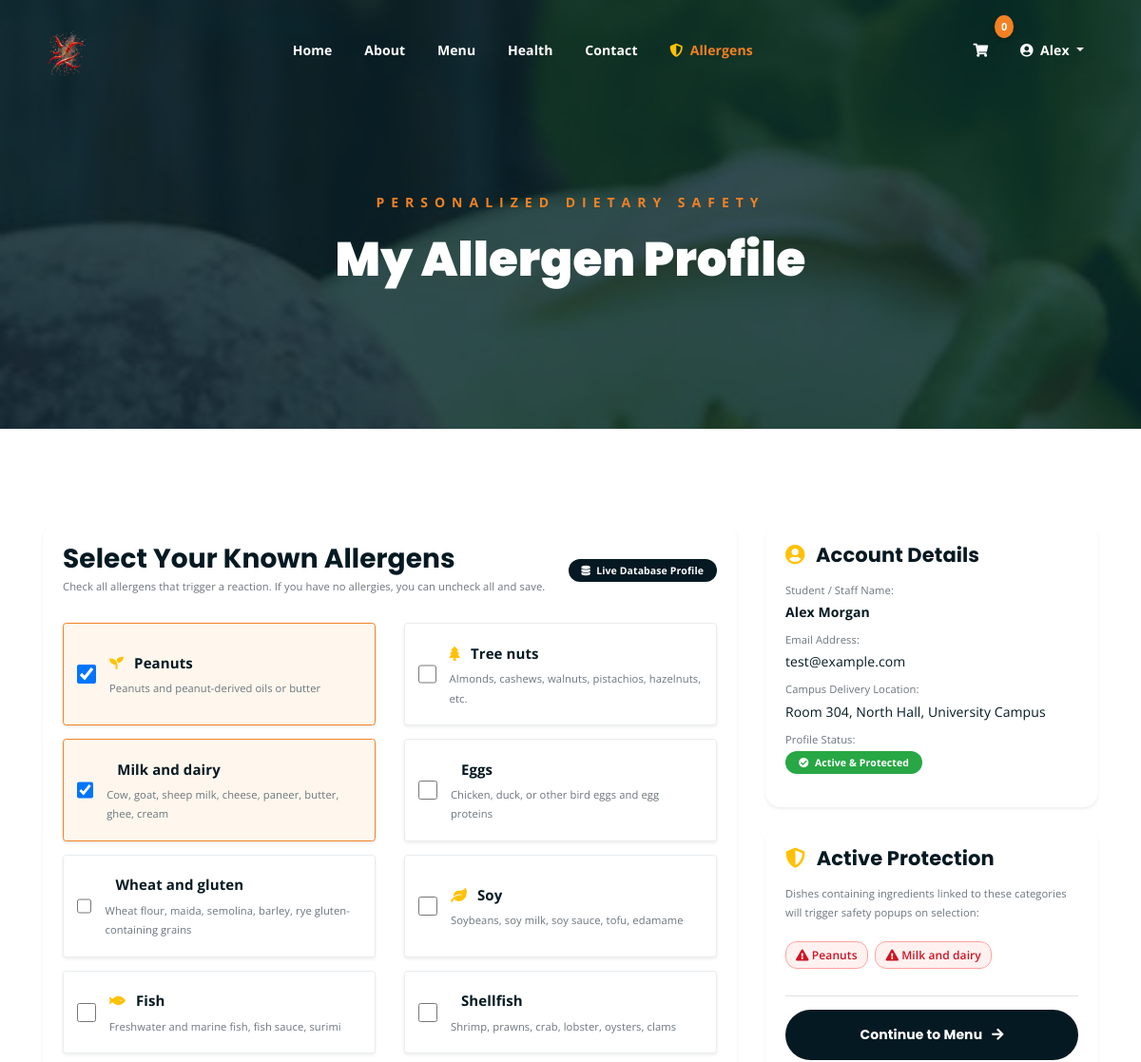
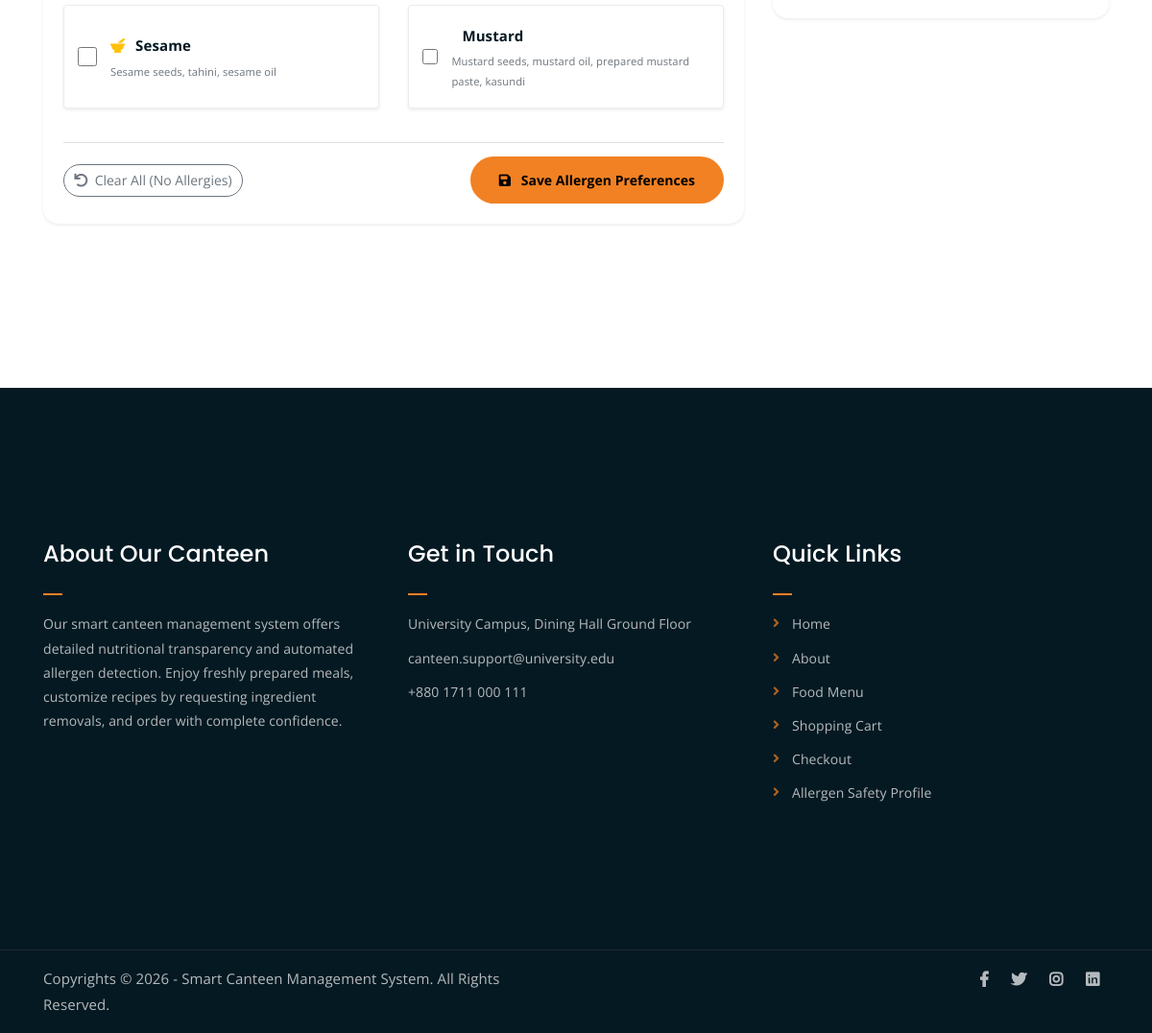
The app's page /profile.php (signed in) with its own data (2 pictures, top to bottom).
### tables this page shows
CREATE TABLE `users` (
    `id` INT AUTO_INCREMENT PRIMARY KEY,
    `name` VARCHAR(100) NOT NULL,
    `email` VARCHAR(150) NOT NULL UNIQUE,
    `password_hash` VARCHAR(255) NOT NULL,
    `phone` VARCHAR(30) NULL,
    `address` TEXT NULL,
    `allergen_profile_completed` TINYINT(1) NOT NULL DEFAULT 0,
    `created_at` TIMESTAMP DEFAULT CURRENT_TIMESTAMP,
    `updated_at` TIMESTAMP DEFAULT CURRENT_TIMESTAMP ON UPDATE CURRENT_TIMESTAMP
);

CREATE TABLE `allergens` (
    `id` INT AUTO_INCREMENT PRIMARY KEY,
    `name` VARCHAR(100) NOT NULL UNIQUE,
    `slug` VARCHAR(100) NOT NULL UNIQUE,
    `description` TEXT NULL,
    `icon` VARCHAR(50) NULL DEFAULT 'fas fa-exclamation-triangle',
    `created_at` TIMESTAMP DEFAULT CURRENT_TIMESTAMP
);

### config/db.php (called while the page is built, shortened)
<?php
function get_db_connection(): PDO {
    static $pdo = null;
    if ($pdo === null) {
        $dsn = "mysql:host=" . DB_HOST . ";port=" . DB_PORT . ";dbname=" . DB_NAME . ";charset=utf8mb4";
        $options = [
            PDO::ATTR_ERRMODE            => PDO::ERRMODE_EXCEPTION,
            PDO::ATTR_DEFAULT_FETCH_MODE => PDO::FETCH_ASSOC,
            PDO::ATTR_EMULATE_PREPARES   => false,
        ];
        try {
            $pdo = new PDO($dsn, DB_USER, DB_PASS, $options);
        } catch (PDOException $e) {
            error_log("Database connection error: " . $e->getMessage());
            die(json_encode([
                'success' => false,
                'message' => 'Database connection failed. Please ensure MySQL is running.'
            ]));
        }
    }
    return $pdo;
}
function is_logged_in(): bool {
    return !empty($_SESSION['user_id']);
}
function current_user(): ?array {
    return [
        'id'    => $_SESSION['user_id'],
        'name'  => $_SESSION['user_name'] ?? 'User',
        'email' => $_SESSION['user_email'] ?? '',
    ];
}
function get_current_user_profile(): ?array {
    $pdo = get_db_connection();
    $stmt = $pdo->prepare("SELECT id, name, email, phone, address, allergen_profile_completed FROM users WHERE id = ?");
    $stmt->execute([$_SESSION['user_id']]);
    $profile = $stmt->fetch();
    return $profile ?: null;
}
function get_cart_total_units(): int {
    $pdo = get_db_connection();
    if (is_logged_in()) {
        $userId = $_SESSION['user_id'];
        $stmt = $pdo->prepare("
            SELECT COALESCE(SUM(ci.quantity), 0) AS total_units
            FROM carts c
            JOIN cart_items ci ON c.id = ci.cart_id
            WHERE c.user_id = ?
        ");
        $stmt->execute([$userId]);
        $row = $stmt->fetch();
        return (int)($row['total_units'] ?? 0);
    }
}
function e($str): string {
    return htmlspecialchars((string)$str, ENT_QUOTES, 'UTF-8');
}

### profile.php (the view, shortened to what this page needs)
<?php
require_once __DIR__ . '/config/db.php';
$currentPage = 'profile';
$pdo = get_db_connection();
$userId = $_SESSION['user_id'];
$returnUrl = $_GET['return'] ?? '';
$stmtAll = $pdo->query("SELECT id, name, slug, description, icon FROM allergens ORDER BY id ASC");
$allAllergens = $stmtAll->fetchAll();
$stmtUser = $pdo->prepare("SELECT allergen_id FROM user_allergens WHERE user_id = ?");
$stmtUser->execute([$userId]);
$savedAllergenIds = $stmtUser->fetchAll(PDO::FETCH_COLUMN);
$userProfile = get_current_user_profile();
include __DIR__ . '/includes/header.php';
?>
	<div class="breadcrumb-section breadcrumb-bg">
		<div class="container">
			<div class="row">
				<div class="col-lg-8 offset-lg-2 text-center">
					<div class="breadcrumb-text">
						<p>Personalized Dietary Safety</p>
						<h1>My Allergen Profile</h1>
					</div>
				</div>
			</div>
		</div>
	</div>
	<div class="mt-100 mb-150">
		<div class="container">
			<div class="row">
				<div class="col-lg-8">
					<div class="card shadow-sm border-0 p-4 mb-4" style="border-radius: 16px;">
                        <div class="d-flex justify-content-between align-items-center mb-3">
                            <div>
                                <h3 class="font-weight-bold mb-1" style="color: #051922;">Select Your Known Allergens</h3>
                                <p class="text-muted small mb-0">Check all allergens that trigger a reaction. If you have no allergies, you can uncheck all and save.</p>
                            </div>
                            <span class="badge badge-primary px-3 py-2" style="background:#051922; border-radius: 20px;">
                                <i class="fas fa-database mr-1"></i> Live Database Profile
                            </span>
                        </div>
                        <form id="allergenProfileForm">
                            <div class="row mt-3">
                                <?php foreach ($allAllergens as $alg): ?>
                                    <?php $isChecked = in_array((int)$alg['id'], $savedAllergenIds, true); ?>
                                    <div class="col-md-6 mb-3">
                                        <label class="allergen-card d-flex align-items-center p-3 border rounded shadow-sm h-100"
                                               style="cursor: pointer; transition: all 0.2s; background: <?php echo $isChecked ? '#fff7ed' : '#ffffff'; ?>; border-color: <?php echo $isChecked ? '#F28123' : '#e9ecef'; ?> !important;">
                                            <input type="checkbox" name="allergens[]" value="<?php echo $alg['id']; ?>"
                                                   class="allergen-cb mr-3" style="width: 20px; height: 20px; cursor: pointer;"
                                                   <?php echo $isChecked ? 'checked' : ''; ?>>
                                            <div>
                                                <div class="font-weight-bold" style="color: #051922; font-size: 15px;">
                                                    <i class="<?php echo e($alg['icon'] ?: 'fas fa-exclamation-circle'); ?> mr-2 text-warning"></i>
                                                    <?php echo e($alg['name']); ?>
                                                </div>
                                                <div class="text-muted small mt-1">
                                                    <?php echo e($alg['description']); ?>
                                                </div>
                                            </div>
                                        </label>
                                    </div>
                                <?php endforeach; ?>
                            </div>
                            <div class="d-flex justify-content-between align-items-center mt-4 pt-3 border-top">
                                <button type="button" class="btn btn-outline-secondary" id="btnClearAllergenChecks" style="border-radius: 25px;">
                                    <i class="fas fa-undo mr-1"></i> Clear All (No Allergies)
                                </button>
                                <button type="submit" class="boxed-btn black border-0" id="btnSaveProfile" style="background: #F28123; border-radius: 30px; font-weight: 700; cursor: pointer; padding: 12px 30px;">
                                    <i class="fas fa-save mr-2"></i> Save Allergen Preferences
                                </button>
                            </div>
                        </form>
                    </div>
                </div>
                <div class="col-lg-4">
                    <div class="card shadow-sm border-0 p-4 mb-4" style="border-radius: 16px;">
                        <h4 class="font-weight-bold mb-3" style="color: #051922;">
                            <i class="fas fa-user-circle mr-2 text-warning"></i> Account Details
                        </h4>
                        <div class="mb-2">
                            <span class="text-muted small d-block">Student / Staff Name:</span>
                            <strong><?php echo e($userProfile['name']); ?></strong>
                        </div>
                        <div class="mb-2">
                            <span class="text-muted small d-block">Email Address:</span>
                            <span><?php echo e($userProfile['email']); ?></span>
                        </div>
                        <div class="mb-2">
                            <span class="text-muted small d-block">Campus Delivery Location:</span>
                            <span><?php echo e($userProfile['address'] ?: 'Not set yet'); ?></span>
                        </div>
                        <div class="mb-3">
                            <span class="text-muted small d-block">Profile Status:</span>
                            <?php if ($userProfile['allergen_profile_completed']): ?>
                                <span class="badge badge-success px-3 py-2" style="border-radius: 12px;">
                                    <i class="fas fa-check-circle mr-1"></i> Active & Protected
                                </span>
                            <?php else: ?>
                                <span class="badge badge-danger px-3 py-2" style="border-radius: 12px;">
                                    <i class="fas fa-clock mr-1"></i> Setup Pending
                                </span>
                            <?php endif; ?>
                        </div>
                    </div>
                    <div class="card shadow-sm border-0 p-4 mb-4" style="border-radius: 16px;">
                        <h4 class="font-weight-bold mb-3" style="color: #051922;">
                            <i class="fas fa-shield-alt mr-2 text-warning"></i> Active Protection
                        </h4>
                        <p class="small text-muted">Dishes containing ingredients linked to these categories will trigger safety popups on selection:</p>
                        <div id="activeAllergenBadgesContainer">
                            <?php if (empty($savedAllergenIds)): ?>
                                <p class="text-muted small font-italic mb-0" id="noAllergensNotice">
                                    No allergens selected. You can order any menu items without ingredient alerts.
                                </p>
                            <?php else: ?>
                                <?php foreach ($allAllergens as $alg): ?>
                                    <?php if (in_array((int)$alg['id'], $savedAllergenIds, true)): ?>
                                        <span class="allergen-tag mb-2 d-inline-block">
                                            <i class="fas fa-exclamation-triangle"></i> <?php echo e($alg['name']); ?>
                                        </span>
                                    <?php endif; ?>
                                <?php endforeach; ?>
                            <?php endif; ?>
                        </div>
                        <div class="mt-4 pt-3 border-top">
                            <a href="<?php echo e(!empty($returnUrl) ? $returnUrl : 'shop.php'); ?>" class="boxed-btn black d-block text-center py-3" style="border-radius: 30px; font-weight: 700; background: #051922;">
                                Continue to Menu <i class="fas fa-arrow-right ml-2"></i>
                            </a>
                        </div>
                    </div>
                </div>
			</div>
		</div>
	</div>
<?php include __DIR__ . '/includes/footer.php'; ?>

### includes/header.php (shortened to what this page needs)
<?php
$currentPage = $currentPage ?? 'home';
$cartUnits = get_cart_total_units();
$currentUser = current_user();
?>
<!DOCTYPE html>
<html lang="en">
<head>
	<link rel="stylesheet" href="assets/css/all.min.css">
	<link rel="stylesheet" href="assets/bootstrap/css/bootstrap.min.css">
	<link rel="stylesheet" href="assets/css/owl.carousel.css">
	<link rel="stylesheet" href="assets/css/magnific-popup.css">
	<link rel="stylesheet" href="assets/css/animate.css">
	<link rel="stylesheet" href="assets/css/meanmenu.min.css">
	<link rel="stylesheet" href="assets/css/main.css">
	<link rel="stylesheet" href="assets/css/responsive.css">
</head>
<body>
	<div class="top-header-area" id="sticker">
		<div class="container">
			<div class="row">
				<div class="col-lg-12 col-sm-12 text-center">
					<div class="main-menu-wrap">
						<div class="site-logo">
							<a href="index.php">
								<img src="pictures/logo.jpg" alt="Canteen Logo" style="max-height: 50px; border-radius: 6px;">
							</a>
						</div>
						<nav class="main-menu">
							<ul>
								<li class="<?php echo ($currentPage === 'home') ? 'current-list-item' : ''; ?>">
                                    <a href="index.php">Home</a>
								</li>
								<li class="<?php echo ($currentPage === 'about') ? 'current-list-item' : ''; ?>">
                                    <a href="about.php">About</a>
                                </li>
								<li class="<?php echo ($currentPage === 'menu') ? 'current-list-item' : ''; ?>">
                                    <a href="shop.php">Menu</a>
								</li>
								<li class="<?php echo ($currentPage === 'health') ? 'current-list-item' : ''; ?>">
                                    <a href="news.php">Health</a>
								</li>
								<li class="<?php echo ($currentPage === 'contact') ? 'current-list-item' : ''; ?>">
                                    <a href="contact.php">Contact</a>
                                </li>
                                <?php if ($currentUser): ?>
                                <li class="<?php echo ($currentPage === 'profile') ? 'current-list-item' : ''; ?>">
                                    <a href="profile.php"><i class="fas fa-shield-alt text-warning mr-1"></i> Allergens</a>
                                </li>
                                <?php endif; ?>
								<li>
									<div class="header-icons">
										<a class="shopping-cart cart-icon-wrapper" href="cart.php" title="View Cart">
                                            <i class="fas fa-shopping-cart"></i>
                                            <span class="cart-badge" id="headerCartCount"><?php echo $cartUnits; ?></span>
                                        </a>
                                        <?php if ($currentUser): ?>
                                        <div class="dropdown d-inline-block user-nav-dropdown">
                                            <a href="#" class="dropdown-toggle" id="userMenuButton" data-toggle="dropdown" aria-haspopup="true" aria-expanded="false" style="color:#fff;" title="<?php echo e($currentUser['name']); ?>">
                                                <i class="fas fa-user-circle"></i> <span class="d-none d-lg-inline ml-1" style="font-size:14px;"><?php echo e(explode(' ', $currentUser['name'])[0]); ?></span>
                                            </a>
                                        </div>
                                        <?php else: ?>
                                        <a class="fa fa-user" href="login.php" title="Sign In / Register"></a>
                                        <?php endif; ?>
									</div>
								</li>
							</ul>
						</nav>
					</div>
				</div>
			</div>
		</div>
	</div>

### records on screen
users: name "Alex", name "Alex Morgan", email "test@example.com", address "Room 304, North Hall, University Campus"
allergens: id "☑", name "Peanuts", description "Peanuts and peanut-derived oils or butter"
allergens: name "Tree nuts", description "Almonds, cashews, walnuts, pistachios, hazelnuts, etc."
allergens: id "☑", name "Milk and dairy", description "Cow, goat, sheep milk, cheese, paneer, butter, ghee, cream"
allergens: name "Eggs", description "Chicken, duck, or other bird eggs and egg proteins"
allergens: name "Wheat and gluten", description "Wheat flour, maida, semolina, barley, rye gluten-containing grains"
allergens: name "Soy", description "Soybeans, soy milk, soy sauce, tofu, edamame"
allergens: name "Fish", description "Freshwater and marine fish, fish sauce, surimi"
allergens: name "Shellfish", description "Shrimp, prawns, crab, lobster, oysters, clams"
allergens: name "Sesame", description "Sesame seeds, tahini, sesame oil"
allergens: name "Mustard", description "Mustard seeds, mustard oil, prepared mustard paste, kasundi"

### other values on screen
$cartUnits "0"
